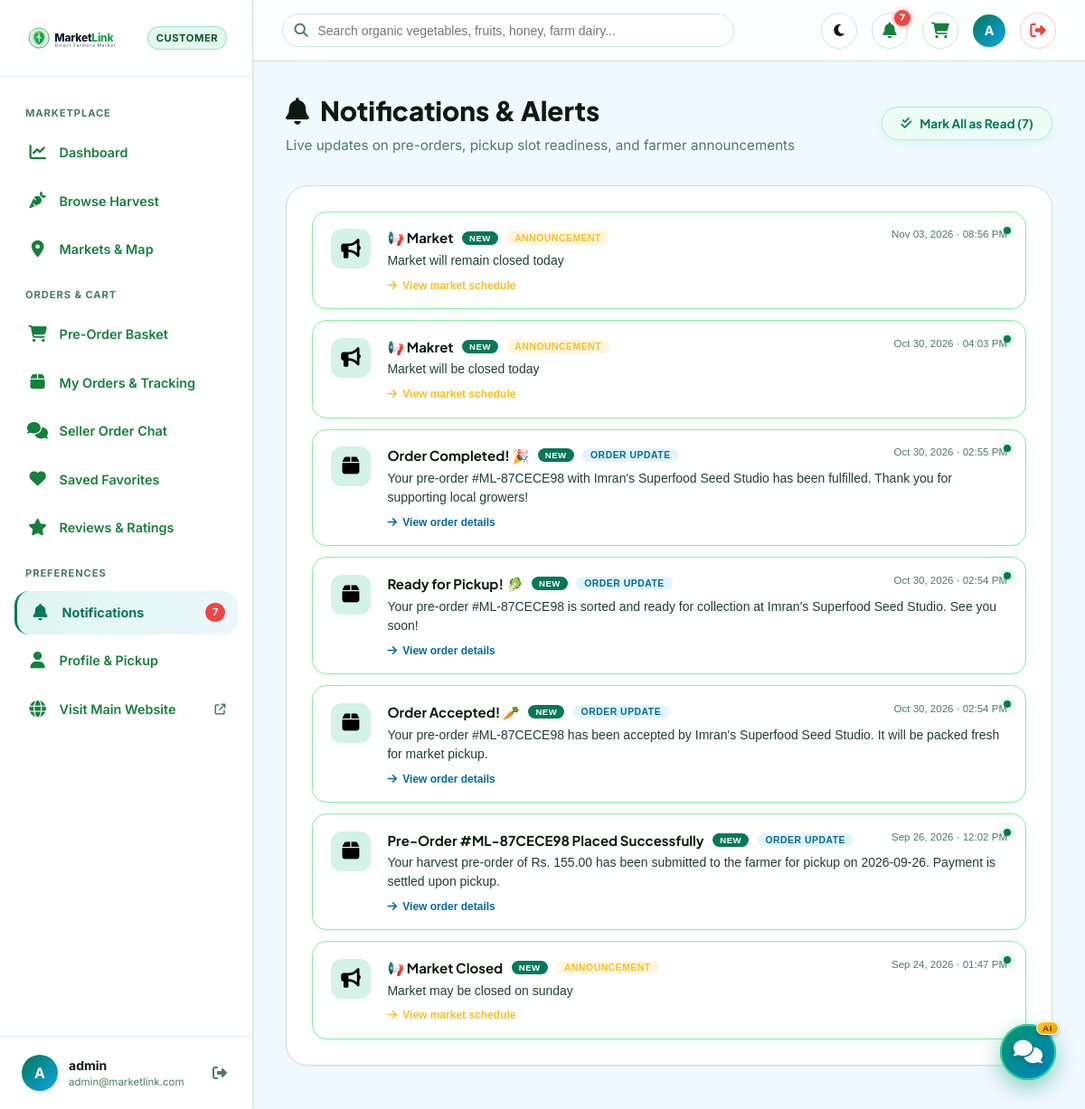
Screenshot of /customer/notifications.php (signed in) with the database file from the repository.
### tables this page shows
CREATE TABLE `customer_profiles` (
  `customer_id` int(11) NOT NULL,
  `full_name` varchar(100) NOT NULL,
  `default_address` text DEFAULT NULL,
  `saved_latitude` decimal(10,8) DEFAULT NULL,
  `saved_longitude` decimal(11,8) DEFAULT NULL,
  `created_at` datetime DEFAULT current_timestamp()
);

CREATE TABLE `users` (
  `user_id` int(11) NOT NULL,
  `username` varchar(50) NOT NULL,
  `email` varchar(100) NOT NULL,
  `password_hash` varchar(255) NOT NULL,
  `role` enum('admin','farmer','customer') NOT NULL,
  `status` enum('active','suspended','inactive') DEFAULT 'active',
  `phone_number` varchar(20) DEFAULT NULL,
  `profile_image` varchar(255) DEFAULT NULL,
  `created_at` datetime DEFAULT current_timestamp(),
  `updated_at` datetime DEFAULT current_timestamp() ON UPDATE current_timestamp()
);

CREATE TABLE `notifications` (
  `notification_id` int(11) NOT NULL,
  `user_id` int(11) NOT NULL,
  `title` varchar(100) NOT NULL,
  `message` text NOT NULL,
  `notification_type` enum('order_status','restock_alert','announcement','system') DEFAULT 'system',
  `is_read` tinyint(1) DEFAULT 0,
  `created_at` datetime DEFAULT current_timestamp()
);

### customer/notifications.php (the view, shortened to what this page needs)
<?php
$activePage = 'notifications';
require_once __DIR__ . '/includes/customer_header.php';
$notifStmt = $pdo->prepare("SELECT * FROM notifications WHERE user_id = :uid ORDER BY created_at DESC");
$notifStmt->execute([':uid' => $currentUserId]);
$notifications = $notifStmt->fetchAll();
function buildNotifLink(array $n): string {
    $type    = $n['notification_type'] ?? 'system';
    $message = $n['message'] ?? '';
    switch ($type) {
        case 'order_status':
            $isActive = stripos($message, 'placed') !== false
                     || stripos($message, 'accepted') !== false
                     || stripos($message, 'ready') !== false;
            return $isActive ? "/customer/orders.php?status=active" : "/customer/orders.php";
        case 'announcement':
            return "/customer/markets.php";
    }
}
?>
<div class="page-header-row">
  <div>
    <h1 class="page-heading">
      <span><i class="fa-solid fa-bell" aria-hidden="true"></i></span> Notifications &amp; Alerts
    </h1>
    <p class="page-subheading">
      Live updates on pre-orders, pickup slot readiness, and farmer announcements
    </p>
  </div>
  <div style="display:flex; align-items:center; gap:0.75rem;">
    <?php if ($unreadNotifsCount > 0): ?>
      <form method="POST" action="<?= BASE_URL ?>/customer/notifications.php" style="margin:0;">
        <button type="submit" name="mark_all_read" value="1" class="notif-mark-read-btn" title="Mark all notifications as read">
          <i class="fa-solid fa-check-double" aria-hidden="true"></i>
          <span>Mark All as Read (<?= $unreadNotifsCount ?>)</span>
        </button>
      </form>
    <?php endif; ?>
  </div>
</div>
<div class="portal-card">
  <?php if (!empty($notifications)): ?>
    <div style="display:flex; flex-direction:column; gap:0.75rem;">
      <?php foreach ($notifications as $n):
        $type     = $n['notification_type'];
        $isUnread = !$n['is_read'];
        $icon = match($type) {
          'order_status'  => '<i class="fa-solid fa-box" aria-hidden="true"></i>',
          'restock_alert' => '<i class="fa-solid fa-carrot" aria-hidden="true"></i>',
          'announcement'  => '<i class="fa-solid fa-bullhorn" aria-hidden="true"></i>',
          default         => '<i class="fa-solid fa-seedling" aria-hidden="true"></i>'
        };
        $typeLabel = match($type) {
          'order_status'  => 'Order Update',
          'restock_alert' => 'Restock Alert',
          'announcement'  => 'Announcement',
          default         => 'System'
        };
        $typeBg = match($type) {
          'order_status'  => 'rgba(56,189,248,0.15)',
          'restock_alert' => 'rgba(34,197,94,0.15)',
          'announcement'  => 'rgba(251,191,36,0.15)',
          default         => 'rgba(148,163,184,0.15)'
        };
        $typeColor = match($type) {
          'order_status'  => 'var(--sky-400)',
          'restock_alert' => 'var(--emerald-400)',
          'announcement'  => '#fbbf24',
          default         => 'var(--text-muted)'
        };
      ?>
        <form method="POST" action="<?= BASE_URL ?>/customer/notifications.php" style="margin:0;">
          <button type="submit" style="width:100%; background:none; border:none; padding:0; cursor:pointer; text-align:left; display:block;">
            <div class="notif-row-card <?= $isUnread ? 'unread' : 'read' ?>">
              <div style="width:44px; height:44px; border-radius:var(--radius-md);
                          background: <?= $isUnread ? 'rgba(16,185,129,0.18)' : 'var(--bg-surface)' ?>;
                          display:flex; align-items:center; justify-content:center;
                          font-size:1.35rem; flex-shrink:0;">
                <?= $icon ?>
              </div>
              <div style="flex:1; min-width:0;">
                <div style="display:flex; justify-content:space-between; align-items:flex-start; margin-bottom:0.3rem; flex-wrap:wrap; gap:0.5rem;">
                  <div style="display:flex; align-items:center; gap:0.6rem; flex-wrap:wrap;">
                    <h4 style="font-family:var(--font-heading); font-size:0.9375rem; font-weight:700; color:var(--text-primary); margin:0;">
                      <?= htmlspecialchars($n['title']) ?>
                    </h4>
                    <?php if ($isUnread): ?>
                      <span style="background:var(--emerald-500); color:#fff; font-size:0.6rem; font-weight:800; padding:0.12rem 0.5rem; border-radius:var(--radius-full); text-transform:uppercase; letter-spacing:0.05em;">
                        New
                      </span>
                    <?php endif; ?>
                    <span style="background: <?= $typeBg ?>; color: <?= $typeColor ?>; font-size:0.65rem; font-weight:700; padding:0.12rem 0.55rem; border-radius:var(--radius-full); text-transform:uppercase; letter-spacing:0.05em;">
                      <?= $typeLabel ?>
                    </span>
                  </div>
                  <span style="font-size:0.72rem; color:var(--text-muted); white-space:nowrap;">
                    <?= date('M d, Y · h:i A', strtotime($n['created_at'])) ?>
                  </span>
                </div>
                <p style="font-size:0.875rem; color:var(--text-secondary); line-height:1.55; margin:0 0 0.5rem;">
                  <?= htmlspecialchars($n['message']) ?>
                </p>
                <div class="notif-cta-pill" style="color: <?= $typeColor ?>;">
                  <span><i class="fa-solid fa-arrow-right" aria-hidden="true"></i></span>
                  <span><?= match($type) {
                    'order_status'  => 'View order details',
                    'restock_alert' => 'Browse available produce',
                    'announcement'  => 'View market schedule',
                    default         => 'Go to dashboard'
                  } ?></span>
                </div>
              </div>
              <?php if ($isUnread): ?>
                <div style="position:absolute; top:1rem; right:1rem; width:8px; height:8px; border-radius:50%; background:var(--emerald-500); box-shadow:0 0 8px rgba(34,197,94,0.7); flex-shrink:0;"></div>
              <?php endif; ?>
            </div>
          </button>
        </form>
      <?php endforeach; ?>
    </div>
  <?php endif; ?>
</div>
<?php require_once __DIR__ . '/includes/customer_footer.php'; ?>

### customer/includes/customer_header.php (shortened to what this page needs)
<?php
$pdo = getDBConnection();
$currentUserId = $_SESSION['user_id'];
$stmt = $pdo->prepare("SELECT u.user_id, u.username, u.email, u.phone_number, cp.full_name, cp.default_address
                       FROM users u
                       LEFT JOIN customer_profiles cp ON u.user_id = cp.customer_id
                       WHERE u.user_id = :uid LIMIT 1");
$stmt->execute([':uid' => $currentUserId]);
$customerUser = $stmt->fetch();
$displayName = !empty($customerUser['full_name']) ? $customerUser['full_name'] : $customerUser['username'];
$unreadStmt = $pdo->prepare("SELECT COUNT(*) FROM notifications WHERE user_id = :uid AND is_read = 0");
$unreadStmt->execute([':uid' => $currentUserId]);
$unreadNotifsCount = (int)$unreadStmt->fetchColumn();
$activePage = $activePage ?? 'dashboard';
?>
<!DOCTYPE html>
<html lang="en">
<head>
  <link rel="stylesheet" href="https://cdnjs.cloudflare.com/ajax/libs/font-awesome/6.7.2/css/all.min.css">
  <link rel="stylesheet" href="<?= BASE_URL ?>/assets/css/main.css">
  <link rel="stylesheet" href="<?= BASE_URL ?>/assets/css/home.css">
  <link rel="stylesheet" href="<?= BASE_URL ?>/assets/css/customer.css">
  <link rel="stylesheet" href="<?= BASE_URL ?>/assets/css/responsive.css">
  <link rel="stylesheet" href="<?= BASE_URL ?>/assets/css/ai-assistant.css">
  <link rel="stylesheet" href="https://unpkg.com/leaflet@1.9.4/dist/leaflet.css"/>
</head>
<body>
<div class="customer-layout">
  <?php require_once __DIR__ . '/customer_sidebar.php'; ?>
  <div class="customer-main">
    <header class="customer-topbar">
      <div class="topbar-left">
        <form action="<?= BASE_URL ?>/customer/products.php" method="GET" class="topbar-search-box">
          <span class="topbar-search-icon"><i class="fa-solid fa-magnifying-glass" aria-hidden="true"></i></span>
          <input type="text" name="search" class="topbar-search-input" placeholder="Search organic vegetables, fruits, honey, farm dairy..." value="<?= htmlspecialchars($_GET['search'] ?? '') ?>">
        </form>
      </div>
      <div class="topbar-right">
        <button type="button" class="theme-toggle-btn" aria-label="Toggle theme mode" title="Toggle theme">
          <span class="theme-toggle-icon"><i class="fa-solid fa-moon" aria-hidden="true"></i></span>
        </button>
        <a href="<?= BASE_URL ?>/customer/notifications.php" class="topbar-btn" title="Notifications">
          <i class="fa-solid fa-bell" aria-hidden="true"></i>
          <?php if ($unreadNotifsCount > 0): ?>
            <span class="topbar-badge"><?= $unreadNotifsCount ?></span>
          <?php endif; ?>
        </a>
        <a href="<?= BASE_URL ?>/customer/cart.php" class="topbar-btn" title="Pre-Order Basket">
          <i class="fa-solid fa-cart-shopping" aria-hidden="true"></i>
        </a>
        <a href="<?= BASE_URL ?>/customer/profile.php" style="text-decoration:none; display:flex; align-items:center; gap:0.65rem;">
          <div class="sidebar-user-avatar" style="width:36px; height:36px; font-size:0.9rem;">
            <?= strtoupper(substr($displayName, 0, 1)) ?>
          </div>
        </a>
        <a href="<?= BASE_URL ?>/logout.php" class="topbar-btn" title="Sign Out" style="color:var(--rose-500, #ef4444); border-color:rgba(239,68,68,0.25);">
          <i class="fa-solid fa-right-from-bracket" aria-hidden="true"></i>
        </a>
      </div>
    </header>
    <main class="customer-content">

### customer/includes/customer_sidebar.php (shortened to what this page needs)
<aside class="customer-sidebar">
  <div class="sidebar-brand">
    <a href="<?= BASE_URL ?>/index.php" style="display:flex; align-items:center; gap:0.6rem; text-decoration:none;">
      <img src="<?= BASE_URL ?>/assets/images/logo.svg" alt="MarketLink" class="sidebar-brand-img dashboard-logo-light">
    </a>
    <span class="sidebar-badge">Customer</span>
  </div>
  <nav class="sidebar-nav">
    <div class="sidebar-nav-title">Marketplace</div>
    <a href="<?= BASE_URL ?>/customer/dashboard.php" class="sidebar-link <?= ($activePage === 'dashboard') ? 'active' : '' ?>">
      <div class="sidebar-link-content">
        <span class="sidebar-link-icon"><i class="fa-solid fa-chart-line" aria-hidden="true"></i></span>
        <span>Dashboard</span>
      </div>
    </a>
    <a href="<?= BASE_URL ?>/customer/products.php" class="sidebar-link <?= ($activePage === 'products') ? 'active' : '' ?>">
      <div class="sidebar-link-content">
        <span class="sidebar-link-icon"><i class="fa-solid fa-carrot" aria-hidden="true"></i></span>
        <span>Browse Harvest</span>
      </div>
    </a>
    <a href="<?= BASE_URL ?>/customer/markets.php" class="sidebar-link <?= ($activePage === 'markets') ? 'active' : '' ?>">
      <div class="sidebar-link-content">
        <span class="sidebar-link-icon"><i class="fa-solid fa-location-dot" aria-hidden="true"></i></span>
        <span>Markets & Map</span>
      </div>
    </a>
    <div class="sidebar-nav-title">Orders & Cart</div>
    <a href="<?= BASE_URL ?>/customer/cart.php" class="sidebar-link <?= ($activePage === 'cart') ? 'active' : '' ?>">
      <div class="sidebar-link-content">
        <span class="sidebar-link-icon"><i class="fa-solid fa-cart-shopping" aria-hidden="true"></i></span>
        <span>Pre-Order Basket</span>
      </div>
    </a>
    <a href="<?= BASE_URL ?>/customer/orders.php" class="sidebar-link <?= ($activePage === 'orders') ? 'active' : '' ?>">
      <div class="sidebar-link-content">
        <span class="sidebar-link-icon"><i class="fa-solid fa-box" aria-hidden="true"></i></span>
        <span>My Orders & Tracking</span>
      </div>
    </a>
    <a href="<?= BASE_URL ?>/customer/chat.php" class="sidebar-link <?= ($activePage === 'chat') ? 'active' : '' ?>">
      <div class="sidebar-link-content">
        <span class="sidebar-link-icon"><i class="fa-solid fa-comments" aria-hidden="true"></i></span>
        <span>Seller Order Chat</span>
      </div>
    </a>
    <a href="<?= BASE_URL ?>/customer/favorites.php" class="sidebar-link <?= ($activePage === 'favorites') ? 'active' : '' ?>">
      <div class="sidebar-link-content">
        <span class="sidebar-link-icon"><i class="fa-solid fa-heart" aria-hidden="true"></i></span>
        <span>Saved Favorites</span>
      </div>
    </a>
    <a href="<?= BASE_URL ?>/customer/reviews.php" class="sidebar-link <?= ($activePage === 'reviews') ? 'active' : '' ?>">
      <div class="sidebar-link-content">
        <span class="sidebar-link-icon"><i class="fa-solid fa-star" aria-hidden="true"></i></span>
        <span>Reviews & Ratings</span>
      </div>
    </a>
    <div class="sidebar-nav-title">Preferences</div>
    <a href="<?= BASE_URL ?>/customer/notifications.php" class="sidebar-link <?= ($activePage === 'notifications') ? 'active' : '' ?>">
      <div class="sidebar-link-content">
        <span class="sidebar-link-icon"><i class="fa-solid fa-bell" aria-hidden="true"></i></span>
        <span>Notifications</span>
      </div>
      <?php if ($unreadNotifsCount > 0): ?>
        <span class="sidebar-count-badge" style="background:#ef4444;"><?= $unreadNotifsCount ?></span>
      <?php endif; ?>
    </a>
    <a href="<?= BASE_URL ?>/customer/profile.php" class="sidebar-link <?= ($activePage === 'profile') ? 'active' : '' ?>">
      <div class="sidebar-link-content">
        <span class="sidebar-link-icon"><i class="fa-solid fa-user" aria-hidden="true"></i></span>
        <span>Profile & Pickup</span>
      </div>
    </a>
    <a href="<?= BASE_URL ?>/index.php" class="sidebar-link" target="_blank">
      <div class="sidebar-link-content">
        <span class="sidebar-link-icon"><i class="fa-solid fa-globe" aria-hidden="true"></i></span>
        <span>Visit Main Website</span>
      </div>
      <span style="font-size:0.75rem; color:var(--text-muted);"><i class="fa-solid fa-arrow-up-right-from-square" aria-hidden="true"></i></span>
    </a>
  </nav>
  <div class="sidebar-footer">
    <div class="sidebar-user-card">
      <div class="sidebar-user-avatar">
        <?= strtoupper(substr($displayName, 0, 1)) ?>
      </div>
      <div class="sidebar-user-details">
        <div class="sidebar-user-name" title="<?= htmlspecialchars($displayName) ?>"><?= htmlspecialchars($displayName) ?></div>
        <div class="sidebar-user-role"><?= htmlspecialchars($customerUser['email']) ?></div>
      </div>
      <a href="<?= BASE_URL ?>/logout.php" title="Sign Out" style="color:var(--text-muted); display:flex; align-items:center; justify-content:center; text-decoration:none; padding:4px; border-radius:6px; transition:color 0.2s ease;">
        <i class="fa-solid fa-right-from-bracket" aria-hidden="true"></i>
      </a>
    </div>
  </div>
</aside>

### rows the page displays
customer_profiles: full_name "A", full_name "admin", customer_id.email "admin@marketlink.com"
notifications: title "📢 Market", is_read "NEW", notification_type "ANNOUNCEMENT", created_at "Nov 03, 2026 · 08:56 PM", message "Market will remain closed today", notification_type "View market schedule"
notifications: title "📢 Makret", is_read "NEW", notification_type "ANNOUNCEMENT", created_at "Oct 30, 2026 · 04:03 PM", message "Market will be closed today", notification_type "View market schedule"
notifications: title "Order Completed! 🎉", is_read "NEW", notification_type "ORDER UPDATE", created_at "Oct 30, 2026 · 02:55 PM", message "Your pre-order #ML-87CECE98 with Imran's Superfood Seed Studio has been fulfilled. Thank you for supporting local growers!", notification_type "View order details"
notifications: title "Ready for Pickup! 🥬", is_read "NEW", notification_type "ORDER UPDATE", created_at "Oct 30, 2026 · 02:54 PM", message "Your pre-order #ML-87CECE98 is sorted and ready for collection at Imran's Superfood Seed Studio. See you soon!", notification_type "View order details"
notifications: title "Order Accepted! 🥕", is_read "NEW", notification_type "ORDER UPDATE", created_at "Oct 30, 2026 · 02:54 PM", message "Your pre-order #ML-87CECE98 has been accepted by Imran's Superfood Seed Studio. It will be packed fresh for market pickup.", notification_type "View order details"
notifications: title "Pre-Order #ML-87CECE98 Placed Successfully", is_read "NEW", notification_type "ORDER UPDATE", created_at "Sep 26, 2026 · 12:02 PM", message "Your harvest pre-order of Rs. 155.00 has been submitted to the farmer for pickup on 2026-09-26. Payment is settled upon pickup.", notification_type "View order details"
notifications: title "📢 Market Closed", is_read "NEW", notification_type "ANNOUNCEMENT", created_at "Sep 24, 2026 · 01:47 PM", message "Market may be closed on sunday", notification_type "View market schedule"

### other values shown
$unreadNotifsCount "7"
